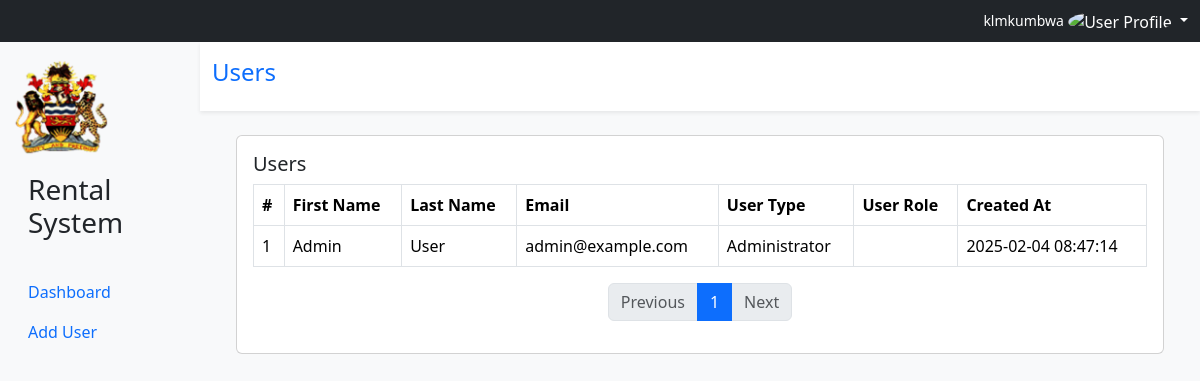
The page /view_users.php (signed in) on the database as committed earlier.
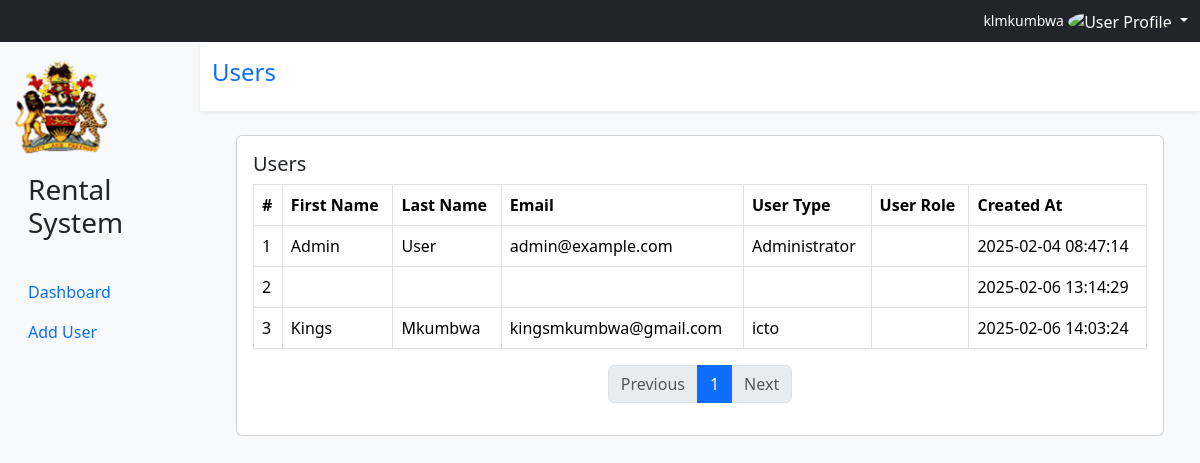
The same page on the database as committed later.
### tables this page shows
CREATE TABLE IF NOT EXISTS `users` (
  `User_ID` int NOT NULL AUTO_INCREMENT,
  `Username` varchar(50) NOT NULL,
  `First_name` varchar(50) NOT NULL,
  `Last_name` varchar(50) NOT NULL,
  `Email` varchar(100) NOT NULL,
  `Phone` varchar(20) DEFAULT NULL,
  `Designation` varchar(100) DEFAULT NULL,
  `Department` varchar(100) DEFAULT NULL,
  `Password` varchar(255) NOT NULL,
  `Profile_picture` varchar(255) DEFAULT NULL,
  `User_role_ID` int DEFAULT NULL,
  `User_type_ID` int NOT NULL,
  `Created_At` timestamp NULL DEFAULT CURRENT_TIMESTAMP,
  `Updated_At` timestamp NULL DEFAULT CURRENT_TIMESTAMP ON UPDATE CURRENT_TIMESTAMP,
  PRIMARY KEY (`User_ID`),
  UNIQUE KEY `Username` (`Username`),
  UNIQUE KEY `Email` (`Email`),
  KEY `User_role_ID` (`User_role_ID`),
  KEY `User_type_ID` (`User_type_ID`)
);

### view_users.php (the view, shortened to what this page needs)
<?php
include('db_connection.php');
$username = $_SESSION['username'];
$profile_picture = $_SESSION['profile_picture'] ?? 'assets/images/default_avatar.png';
$users_count_query = "SELECT COUNT(*) AS total_users FROM users";
$stmt = $conn->prepare($users_count_query);
$stmt->execute();
$result = $stmt->get_result();
$row = $result->fetch_assoc();
$total_users = $row['total_users'];
$users = array();
$limit = 20;
$page = isset($_GET['page']) ? (int)$_GET['page'] : 1;
$start = ($page - 1) * $limit;
$sql = "SELECT * FROM users LIMIT ?, ?";
$stmt = $conn->prepare($sql);
$stmt->bind_param("ii", $start, $limit);
$stmt->execute();
$result = $stmt->get_result();
if ($result->num_rows > 0) {
    while ($row = $result->fetch_assoc()) {
        $users[] = $row;
    }
}
$total_pages = ceil($total_users / $limit);
?>
<!DOCTYPE html>
<html lang="en">
<head>
    <link href="assets/bootstrap/css/bootstrap.min.css" rel="stylesheet">
</head>
<body>
<div class="container-fluid">
     <div class="row bg-dark text-white py-2">
        <div class="col-md-6">
        </div>
        <div class="col-md-6 text-end">
            <div class="nav-item dropdown no-arrow">
                <a class="nav-link dropdown-toggle" href="#" id="userDropdown" role="button" data-bs-toggle="dropdown" aria-haspopup="true" aria-expanded="false">
                    <span class="d-none d-lg-inline text-gray-600 small"><?= htmlspecialchars($username); ?></span>
                    <?php
                        if (!empty($profile_picture)) {
                            echo '<img class="img-profile rounded-circle img-fluid" src="' . htmlspecialchars($profile_picture) . '" alt="User Profile" style="width: 30px; height: 30px;">';
                        } else {
                            echo '<img class="img-profile rounded-circle img-fluid" src="assets/images/default-avatar.png" alt="0" style="width: 30px; height: 30px;">';
                        }
                    ?>
                </a>
            </div>
        </div>
    </div>
    <div class="row">
        <nav id="sidebar" class="col-md-2 bg-light vh-100 d-md-block sidebar">
            <div class="d-flex flex-column align-items-start py-3">
                <img src="assets/images/logo.png" alt="System Logo" class="img-fluid mb-3" style="max-width: 100px;">
                <h3 class="ms-3">Rental System</h3>
                <ul class="nav flex-column w-100 mt-4">
                    <li class="nav-item">
                        <a class="nav-link active" href="homepage.php">
                            <i class="fas fa-tachometer-alt"></i> Dashboard
                        </a>
                    </li>
                    <li class="nav-item">
                        <a class="nav-link" href="add_user.php">
                            <i class="fas fa-user-plus"></i> Add User
                        </a>
                    </li>
                </ul>
            </div>
        </nav>
        <main class="col-md-10 bg-light">
            <div class="row bg-white py-3 shadow-sm">
                <div class="col">
                    <h4 class="text-primary">Users</h4>
                </div>
            </div>
            <div class="row p-4">
                <div class="col-md-12">
                    <div class="card">
                        <div class="card-body">
                            <h5 class="card-title">Users</h5>
                            <table class="table table-bordered">
                                <thead>
                                    <tr>
                                        <th>#</th>
                                        <th>First Name</th>
                                        <th>Last Name</th>
                                        <th>Email</th>
                                        <th>User Type</th>
                                        <th>User Role</th>
                                        <th>Created At</th>
                                    </tr>
                                </thead>
                                <tbody>
                                    <?php foreach ($users as $user): ?>
                                        <tr>
                                            <td><?= htmlspecialchars($user['User_ID']); ?></td>
                                            <td><?= htmlspecialchars($user['First_name']); ?></td>
                                            <td><?= htmlspecialchars($user['Last_name']); ?></td>
                                            <td><?= htmlspecialchars($user['Email']); ?></td>
                                            <td><?= htmlspecialchars($user['Designation']?? ''); ?></td>
                                            <td><?= htmlspecialchars($user['user_type_id']?? ''); ?></td>
                                            <td><?= htmlspecialchars($user['Created_At']); ?></td>
                                        </tr>
                                    <?php endforeach; ?>
                                </tbody>
                            </table>
                            <nav>
                                <ul class="pagination justify-content-center">
                                    <li class="page-item <?= ($page <= 1) ? 'disabled' : '' ?>">
                                        <a class="page-link" href="?page=<?= $page - 1 ?>">Previous</a>
                                    </li>
                                    <?php for ($i = 1; $i <= $total_pages; $i++): ?>
                                        <li class="page-item <?= ($i == $page) ? 'active' : '' ?>">
                                            <a class="page-link" href="?page=<?= $i ?>"><?= $i ?></a>
                                        </li>
                                    <?php endfor; ?>
                                    <li class="page-item <?= ($page >= $total_pages) ? 'disabled' : '' ?>">
                                        <a class="page-link" href="?page=<?= $page + 1 ?>">Next</a>
                                    </li>
                                </ul>
                            </nav>
                        </div>
                    </div>
                </div>
            </div>
        </main>
    </div>
</div>
</body>
</html>

Rows that differ between the two databases and show on the page:
added users: User_ID "2", Created_At "2025-02-06 13:14:29"
added users: User_ID "3", First_name "Kings", Last_name "Mkumbwa", Email "kingsmkumbwa@gmail.com", Designation "icto", Created_At "2025-02-06 14:03:24"
